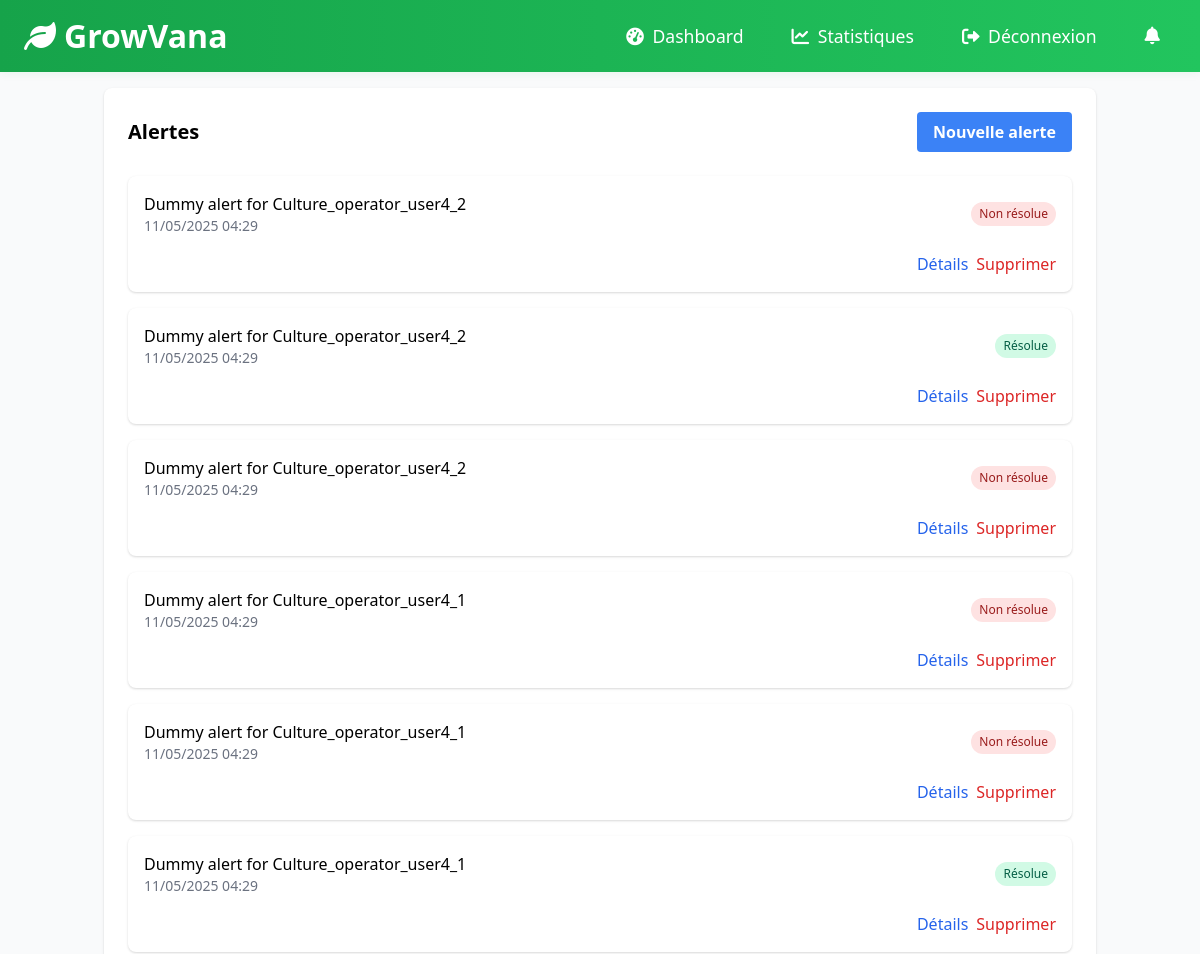
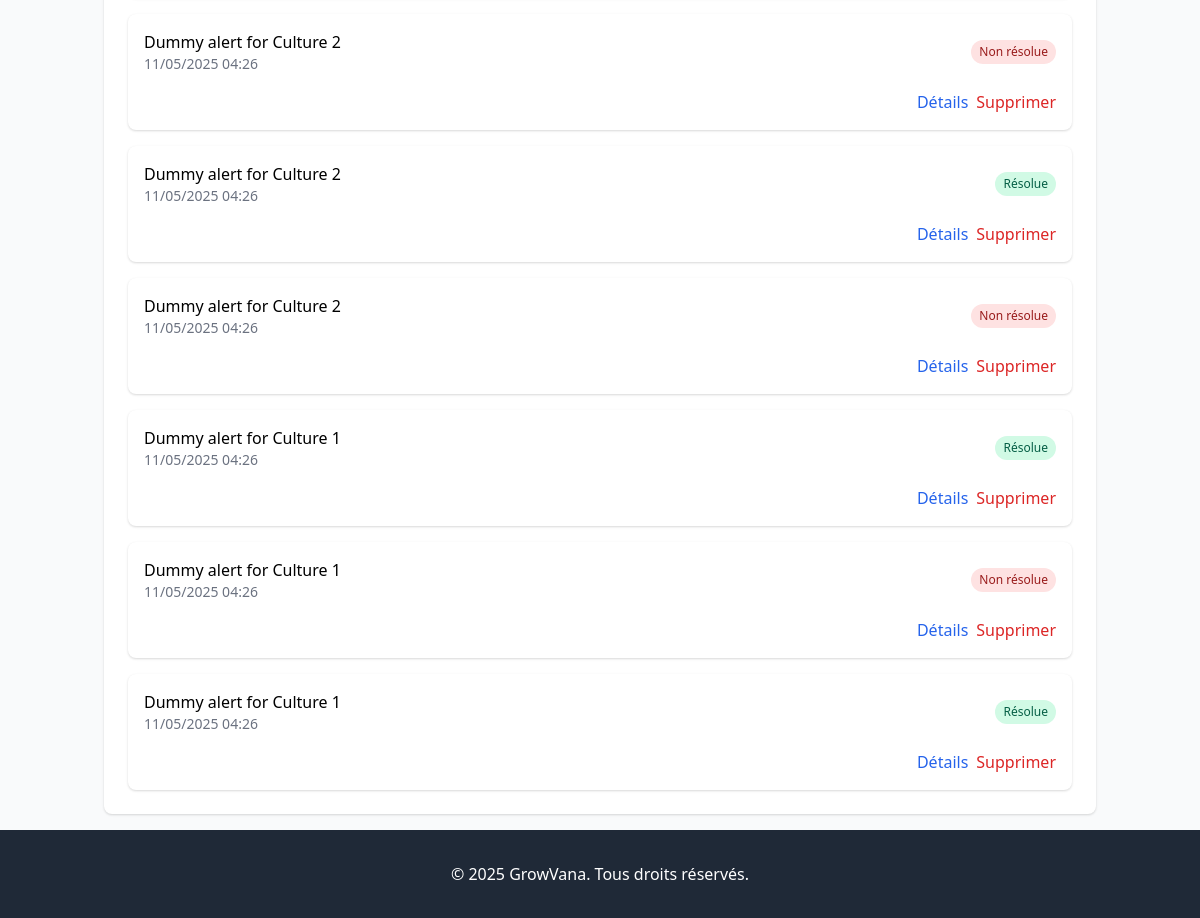
/dashboard/notifications/ (signed in), run on the app's committed database (2 pictures, top to bottom).
### notification/models.py (models this page shows, shortened)
class Alert(models.Model):
    culture = models.ForeignKey(Culture, on_delete=models.CASCADE)
    timestamp = models.DateTimeField(auto_now_add=True)
    message = models.TextField()
    is_resolved = models.BooleanField(default=False)

### dashboard/views.py (the view)
# urls.py: path('notifications/', views.dashboard_notifications, name='notifications'),
@login_required
def dashboard_notifications(request):
    user = request.user
    if hasattr(user, 'role') and user.role == 'admin':
        alerts = Alert.objects.order_by('-timestamp')
    else:
        alerts = Alert.objects.filter(culture__user=user).order_by('-timestamp')
    context = {
        'alerts': alerts,
        'active_tab': 'notifications'
    }
    return render(request, 'dashboard/notifications.html', context)

### dashboard/templates/dashboard/notifications.html (shortened to what this page needs)
{% extends 'dashboard/base.html' %}
{% block dashboard_content %}
    <div class="bg-white rounded-lg shadow p-6">
        <div class="flex justify-between items-center mb-6">
            <h2 class="text-xl font-semibold">Alertes</h2>
            <a href="{% url 'dashboard:notifications_create' %}" class="bg-blue-500 hover:bg-blue-600 text-white font-bold py-2 px-4 rounded">
                Nouvelle alerte
            </a>
        </div>
        <div class="space-y-4">
            {% for alert in alerts %}
            <div class="bg-white rounded-lg shadow p-4">
                <div class="flex justify-between items-center">
                    <div>
                        <h3 class="font-medium">{{ alert.message }}</h3>
                        <p class="text-sm text-gray-500">{{ alert.timestamp|date:"d/m/Y H:i" }}</p>
                    </div>
                    <div class="flex space-x-2">
                        {% if alert.is_resolved %}
                        <span class="px-2 py-1 text-xs font-medium bg-green-100 text-green-800 rounded-full">
                            Résolue
                        </span>
                        {% else %}
                        <span class="px-2 py-1 text-xs font-medium bg-red-100 text-red-800 rounded-full">
                            Non résolue
                        </span>
                        {% endif %}
                    </div>
                </div>
                <div class="mt-4 flex justify-end space-x-2">
                    <a href="{% url 'dashboard:notifications_detail' alert.id %}" class="text-blue-600 hover:text-blue-800">
                        Détails
                    </a>
                    <form method="post" action="{% url 'dashboard:notifications_delete' alert.id %}" class="inline">
                        <button type="submit" class="text-red-600 hover:text-red-800">
                            Supprimer
                        </button>
                    </form>
                </div>
            </div>
            {% empty %}
            <p class="text-gray-500">Aucune alerte</p>
            {% endfor %}
        </div>
    </div>
{% endblock %}

### static/css/styles.css (style rules this page uses)
button[type="submit"] { transition: background 0.2s, box-shadow 0.2s, transform 0.1s; }

### data on the page
Alert: message "Dummy alert for Culture_operator_user4_2", timestamp "11/05/2025 04:29", is_resolved "Non résolue"
Alert: message "Dummy alert for Culture_operator_user4_2", timestamp "11/05/2025 04:29", is_resolved "Résolue"
Alert: message "Dummy alert for Culture_operator_user4_2", timestamp "11/05/2025 04:29", is_resolved "Non résolue"
Alert: message "Dummy alert for Culture_operator_user4_1", timestamp "11/05/2025 04:29", is_resolved "Non résolue"
Alert: message "Dummy alert for Culture_operator_user4_1", timestamp "11/05/2025 04:29", is_resolved "Non résolue"
Alert: message "Dummy alert for Culture_operator_user4_1", timestamp "11/05/2025 04:29", is_resolved "Résolue"
Alert: message "Dummy alert for Culture 2", timestamp "11/05/2025 04:26", is_resolved "Non résolue"
Alert: message "Dummy alert for Culture 2", timestamp "11/05/2025 04:26", is_resolved "Résolue"
Alert: message "Dummy alert for Culture 2", timestamp "11/05/2025 04:26", is_resolved "Non résolue"
Alert: message "Dummy alert for Culture 1", timestamp "11/05/2025 04:26", is_resolved "Résolue"
Alert: message "Dummy alert for Culture 1", timestamp "11/05/2025 04:26", is_resolved "Non résolue"
Alert: message "Dummy alert for Culture 1", timestamp "11/05/2025 04:26", is_resolved "Résolue"
